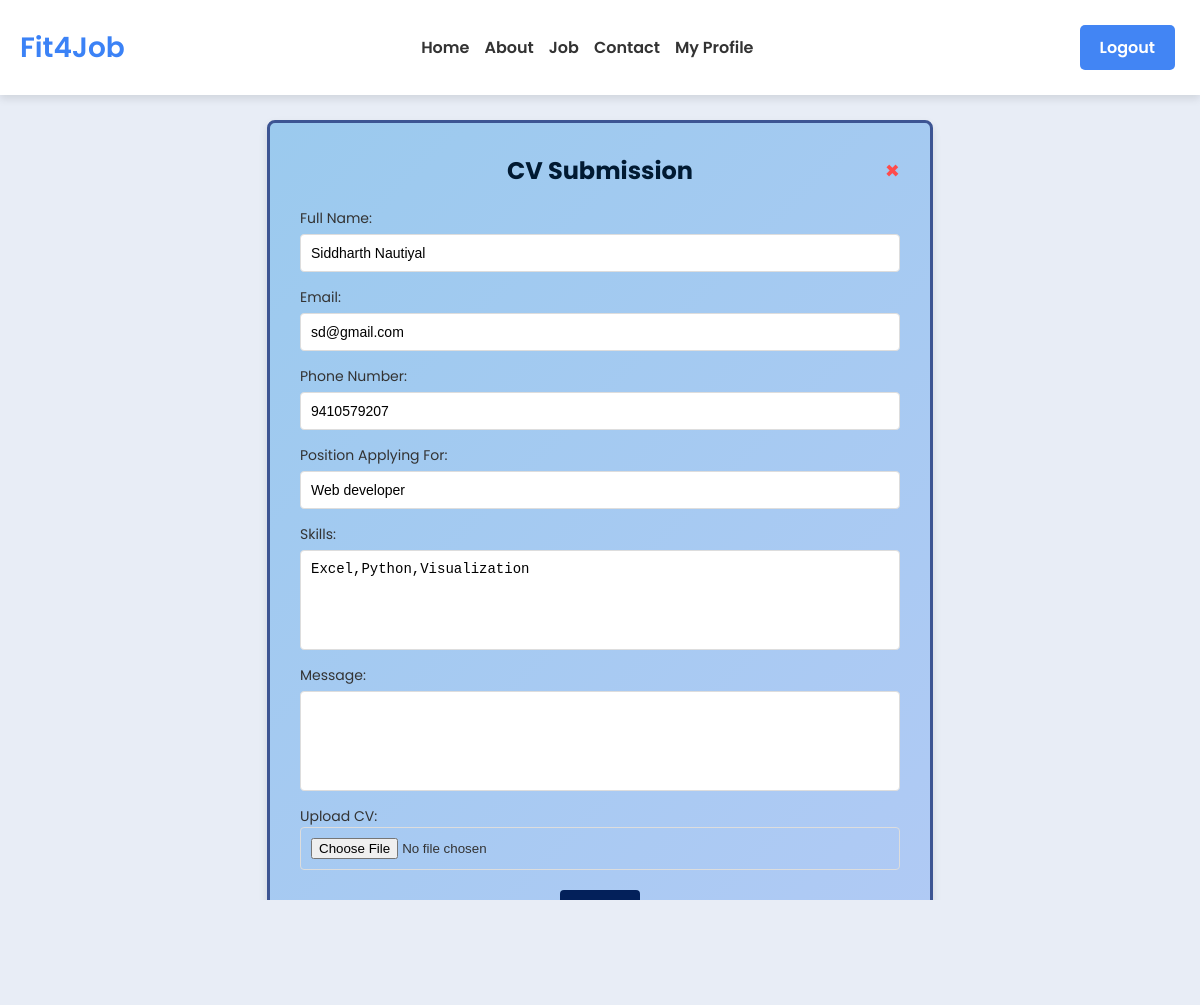
The app's page /apply/3/ (signed in) with its own data.
### ats_app/models.py (models this page shows, shortened)
class Profile(models.Model):
    user = models.OneToOneField(User, on_delete=models.CASCADE)
    full_name = models.CharField(max_length=255)
    phone_number = models.CharField(max_length=15, blank=True)
    profile_picture = models.ImageField(upload_to='profile_pictures/', blank=True, null=True)
    description = models.TextField(blank=True)
    education = models.CharField(max_length=255, blank=True)
    skills = models.CharField(max_length=255, blank=True)
    experience = models.TextField(blank=True)
    preferred_location = models.CharField(max_length=255, blank=True)

class User(models.Model):
    username = models.CharField(max_length=150, unique=True)
    email = models.EmailField(unique=True)
    password = models.CharField(max_length=128)
    role = models.CharField(max_length=50)
    is_new_user = models.BooleanField(default=True)

class Job(models.Model):
    title = models.CharField(max_length=100)
    description = models.TextField()
    job_type = models.CharField(max_length=50)
    location = models.CharField(max_length=100)
    skills = models.CharField(max_length=200)
    salary = models.DecimalField(max_digits=10, decimal_places=2)
    created_at = models.DateTimeField(default=timezone.now)
    updated_at = models.DateTimeField(auto_now=True)
    user = models.ForeignKey(User, on_delete=models.CASCADE)

### ats_app/views.py (the view, shortened to what this page needs)
# urls.py: path('apply/<int:job_id>/', apply_for_job, name='apply_for_job'),  # Ensure this matches your use
def apply_for_job(request, job_id):
    job = get_object_or_404(Job, id=job_id)
    user = User.objects.get(username=request.session.get('username'))
    profile = Profile.objects.get(user=user)  # Assuming a Profile exists for each user
    context = {
        'job': job,
        'profile': profile,
        'user': user,
    }
    return render(request, 'main/apply_form.html', context)

### templates/main/apply_form.html (shortened to what this page needs)
{% extends 'base.html' %}
{% block content %}
<head>
    <link href="https://kit-free.fontawesome.com/releases/latest/css/free-v4-shims.min.css" media="all" rel="stylesheet">
    <link href="https://kit-free.fontawesome.com/releases/latest/css/free-v4-font-face.min.css" media="all" rel="stylesheet">
    <link href="https://kit-free.fontawesome.com/releases/latest/css/free.min.css" media="all" rel="stylesheet">
</head>
<div class="apply-form-elements">
    <div class="apply-form-body">
        <div class="apply-form-title">
            <b>CV Submission</b>
            <div class="apply-form-close-btn">
                <a href="{% url 'job' %}" class="closebtn">×</a>
            </div>
        </div>
        <section class="apply-form-content-element">
            <div class="apply-form-contact-box">
                <form method="POST" enctype="multipart/form-data">
                    <div class="apply-form-group">
                        <label for="firstname">Full Name:</label>
                        <input type="text" id="firstname" name="firstname" value="{{ profile.full_name }}" readonly>
                    </div>
                    <div class="apply-form-group">
                        <label for="email">Email:</label>
                        <input type="email" id="email" name="email" value="{{ user.email }}" readonly>
                    </div>
                    <div class="apply-form-group">
                        <label for="phonenumber">Phone Number:</label>
                        <input type="text" id="phonenumber" name="phonenumber" value="{{ profile.phone_number }}" readonly>
                    </div>
                    <div class="apply-form-group">
                        <label for="position-applying-for">Position Applying For:</label>
                        <input type="text" id="position-applying-for" name="position-applying-for" value="{{ job.title }}" readonly>
                    </div>
                    <div class="apply-form-group">
                        <label for="skills">Skills:</label>
                        <textarea id="skills" name="skills" readonly>{{ profile.skills }}</textarea>
                    </div>
                    <div class="apply-form-group">
                        <label for="message">Message:</label>
                        <textarea id="message" name="message"></textarea>
                    </div>
                    <div class="upload-btn-folder">
                        <label for="cv">Upload CV:</label>
                        <input type="file" id="cv" name="cv">
                    </div>
                    <div class="submit">
                        <button type="submit" class="btn">Apply</button>
                    </div>
                </form>
            </div>
        </section>
    </div>
</div>
{% endblock %}

### static/css/style copy.css (style rules this page uses)
body { font-family: 'Poppins', sans-serif; margin: 0; padding: 0; background-color: #f4f4f4; color: #333; margin-top: 80px; }
body { margin: 0; }

### static/css/job_category.css (style rules this page uses)
html, body { overflow-x: hidden; }

### static/css/about.css (style rules this page uses)
html, body { height: 100%; margin: 0; }

### templates/main/apply_form.html (style rules this page uses)
body { background-color: #e8edf6; font-family: 'Poppins', sans-serif; margin: 0; padding-top: 80px; padding-bottom: 20px; overflow: auto; }
.apply-form-elements { display: flex; justify-content: center; align-items: center; min-height: calc(100vh - 100px); padding: 20px; position: relative; }
.apply-form-body { background: linear-gradient(135deg, #9bcaee, #b1caf5); border-radius: 8px; box-shadow: 0 4px 8px rgba(0, 0, 0, 0.1); max-width: 600px; border: 3px solid #3d5593; width: 100%; padding: 30px; margin: 20px 0; }
.apply-form-title { display: flex; justify-content: center; align-items: center; font-size: 24px; font-weight: bold; margin-bottom: 20px; color: #011a32; position: relative; }
.apply-form-close-btn a { position: absolute; right: 0; top: 0; text-decoration: none; color: #ff4b4b; font-size: 24px; }
.apply-form-content-element { margin-top: 20px; }
.apply-form-group { margin-bottom: 15px; }
.apply-form-group label { display: block; font-size: 14px; color: #333; margin-bottom: 5px; }
.apply-form-group input, .apply-form-group textarea { width: 100%; padding: 10px; border: 1px solid #ddd; border-radius: 4px; font-size: 14px; resize: none; }
.apply-form-group textarea { height: 100px; }
.upload-btn-folder { margin-bottom: 15px; }
.upload-btn-folder label { font-size: 14px; color: #333; }
.upload-btn-folder input[type="file"] { width: 100%; padding: 10px; border: 1px solid #ddd; border-radius: 4px; }
.submit { display: flex; justify-content: center; margin-top: 20px; }
.submit .btn { width: auto; background-color: #03205a; color: #faf9f5; padding: 10px 20px; border: none; border-radius: 4px; font-size: 16px; cursor: pointer; transition: background-color 0.3s ease; }

### records on screen
Profile: firstname "Siddharth Nautiyal", phonenumber "9410579207", skills "Excel,Python,Visualization"
User: email "sd@gmail.com"
Job: position-applying-for "Web developer"
